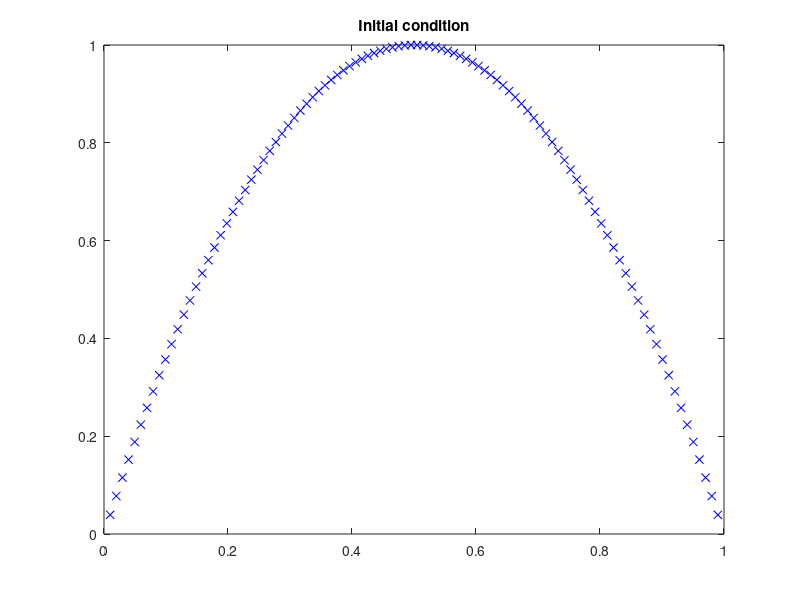

Source code (MATLAB): (Note: this script raises an error after producing the figure.)
clear all
close all

N = 100;

xl = 0;
xr = 1;

delta = 1;

T = 0.1;
mrange = 10:10:100;
mref = 10000;

% Homogeneous Dirichlet
x = linspace(xl,xr,N+2).';
x = x(2:N+1);
h = (xr-xl)/(N+1);

y0 = 4*x.*(1-x);

figure
plot(x,y0,'xb')
title('Initial condition')

D2 = toeplitz([-2,1,zeros(1,N-2)]/(h^2));

A = delta*D2;

[V,D] = eig(A); % A*V = V*D

disp(sprintf('The condition number is %.3f',cond(V)))

%r1 = expm(tau*A)*y0;
%r2 = V*(diag(exp(diag(tau*D)))*(V\y0));
%r2_b = V*(diag(exp(diag(tau*D)))*(V'*y0));
%norm(r1-r2,inf)/norm(r1,inf)

g = @(y) 1./(1+y.^2);
f = @(y) A*y + g(y);

%yref = expeuler(mref,T/mref,A,f,y0,V,D);
yref = bfeuler(mref,T/mref,A,g,y0,V,D);
normref = norm(yref,inf);
figure
plot(x,y0,'xb')
hold on
plot(x,yref,'or')
legend('Initial solution','Final solution')

counter = 0;

for m = mrange
  counter = counter + 1;
  tau = T/m;
  y_bfe = bfeuler(m,tau,A,g,y0,V,D);
  y_expe = expeuler(m,tau,A,f,y0,V,D);
  %y_ee = eeuler(m,tau,A,f,y0);
  err_bfe(counter) = norm(y_bfe-yref,inf)/normref;
  err_expe(counter) = norm(y_expe-yref,inf)/normref;
  %err_ee(counter) = norm(y_ee-yref,inf)/normref;
end

figure;
loglog(mrange,err_bfe,'xm')
hold on
loglog(mrange,err_expe,'+g')
%loglog(mrange,err_ee,'^b')
loglog(mrange,err_bfe(end)*(mrange/mrange(end)).^(-1),'--k')
loglog(mrange,err_expe(end)*(mrange/mrange(end)).^(-1),'--k')
%loglog(mrange,err_ee(end)*(mrange/mrange(end)).^(-1),'--k')
legend('BF euler','EXP euler','E euler')
